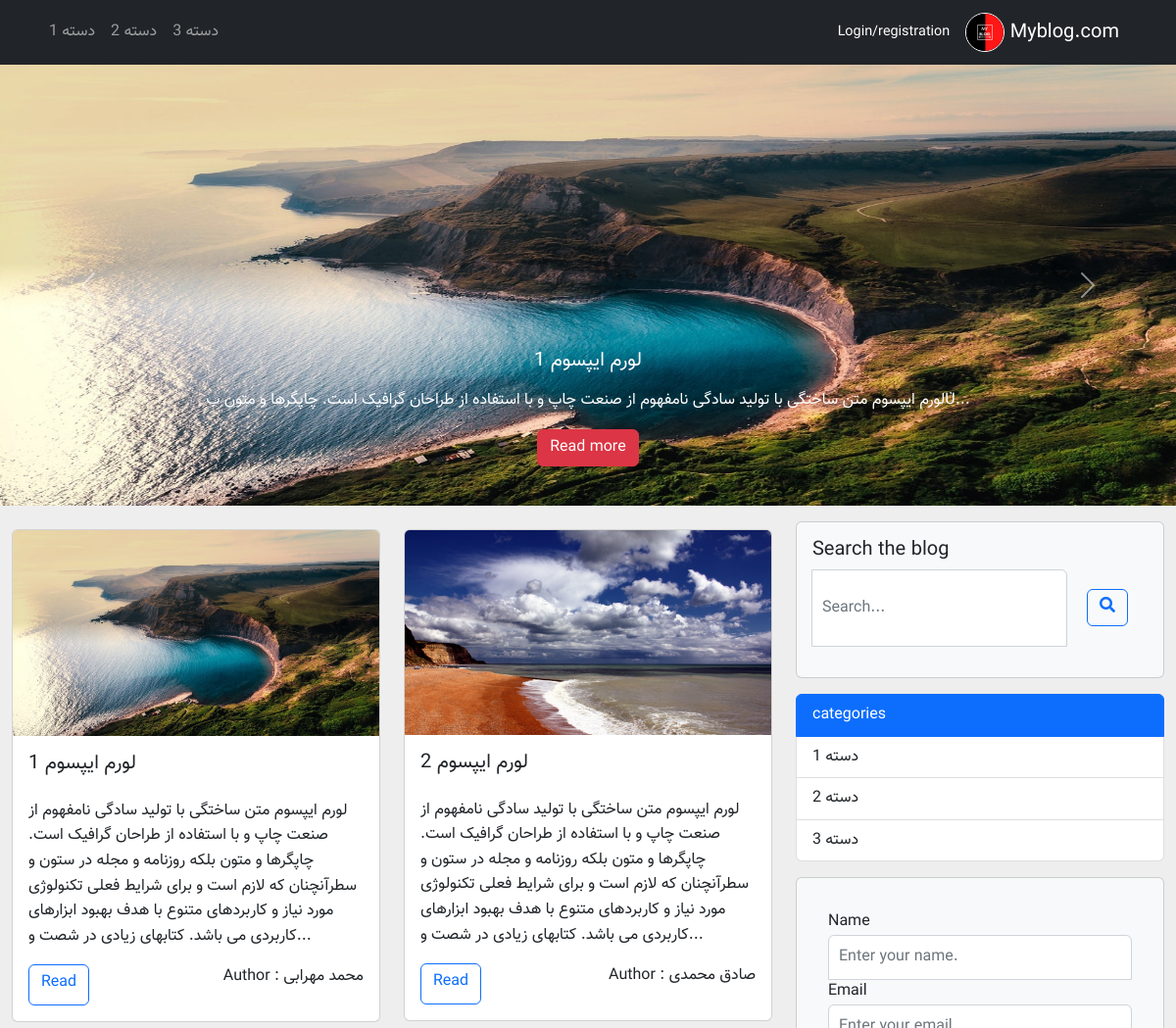
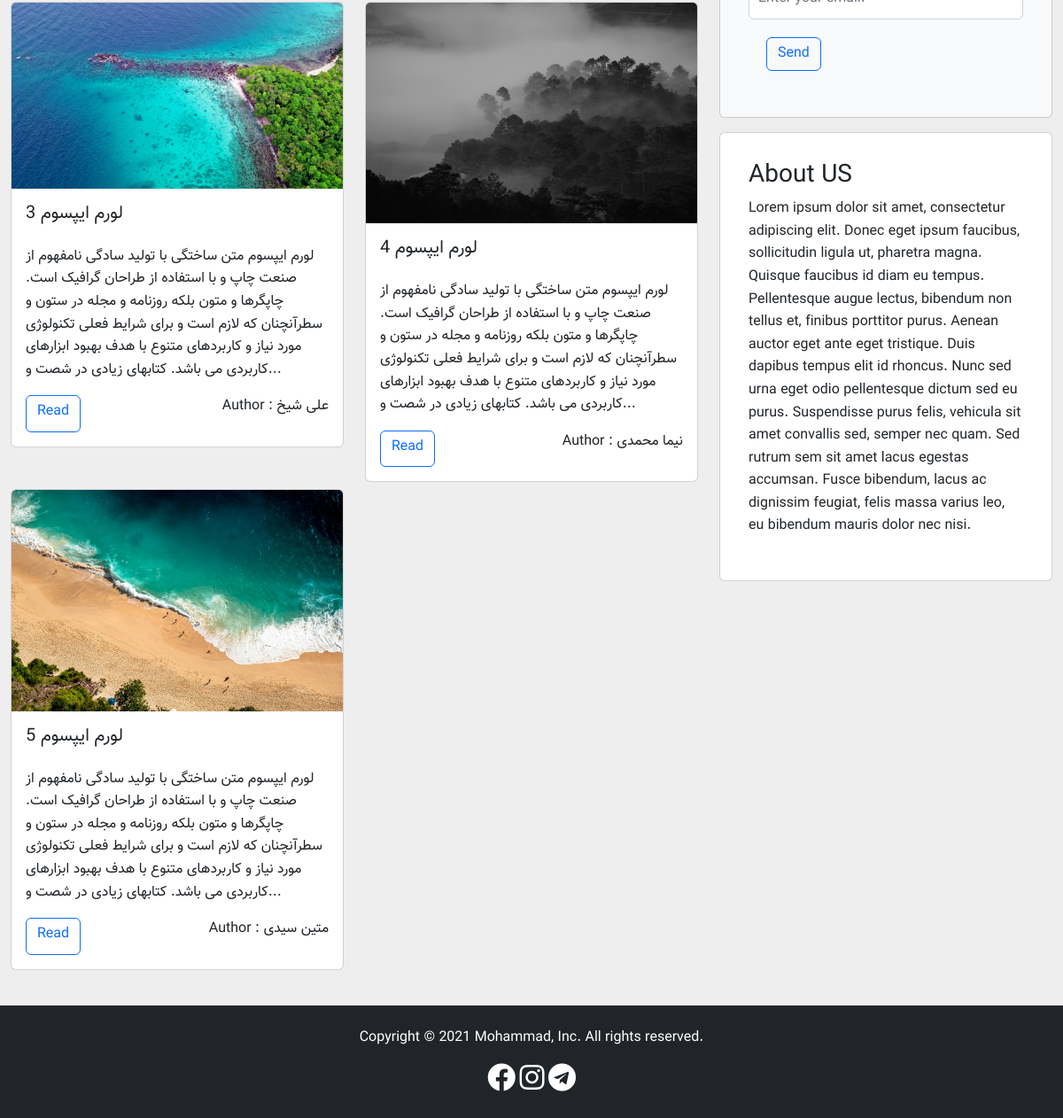
Before: / with the older database file (2 pictures, top to bottom).
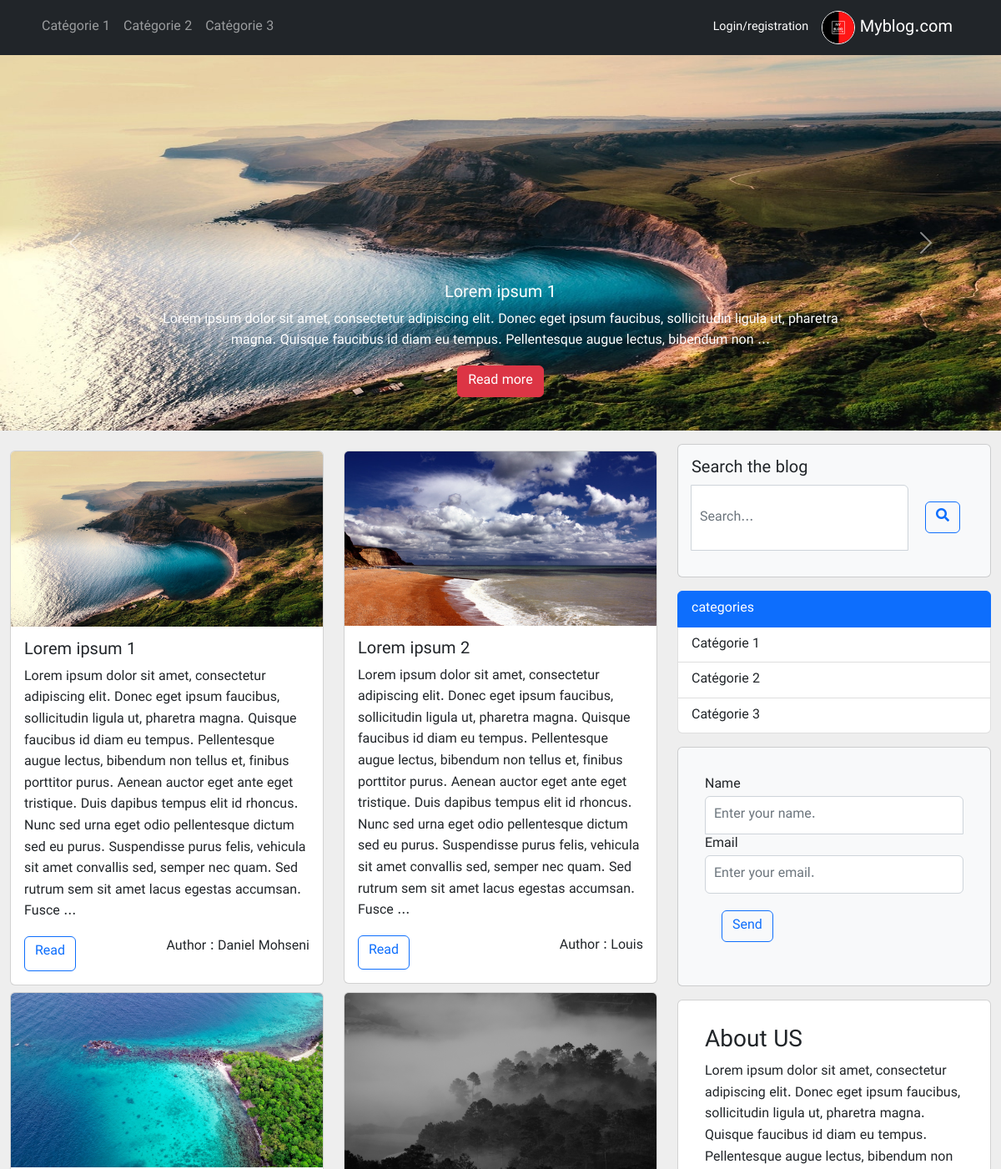
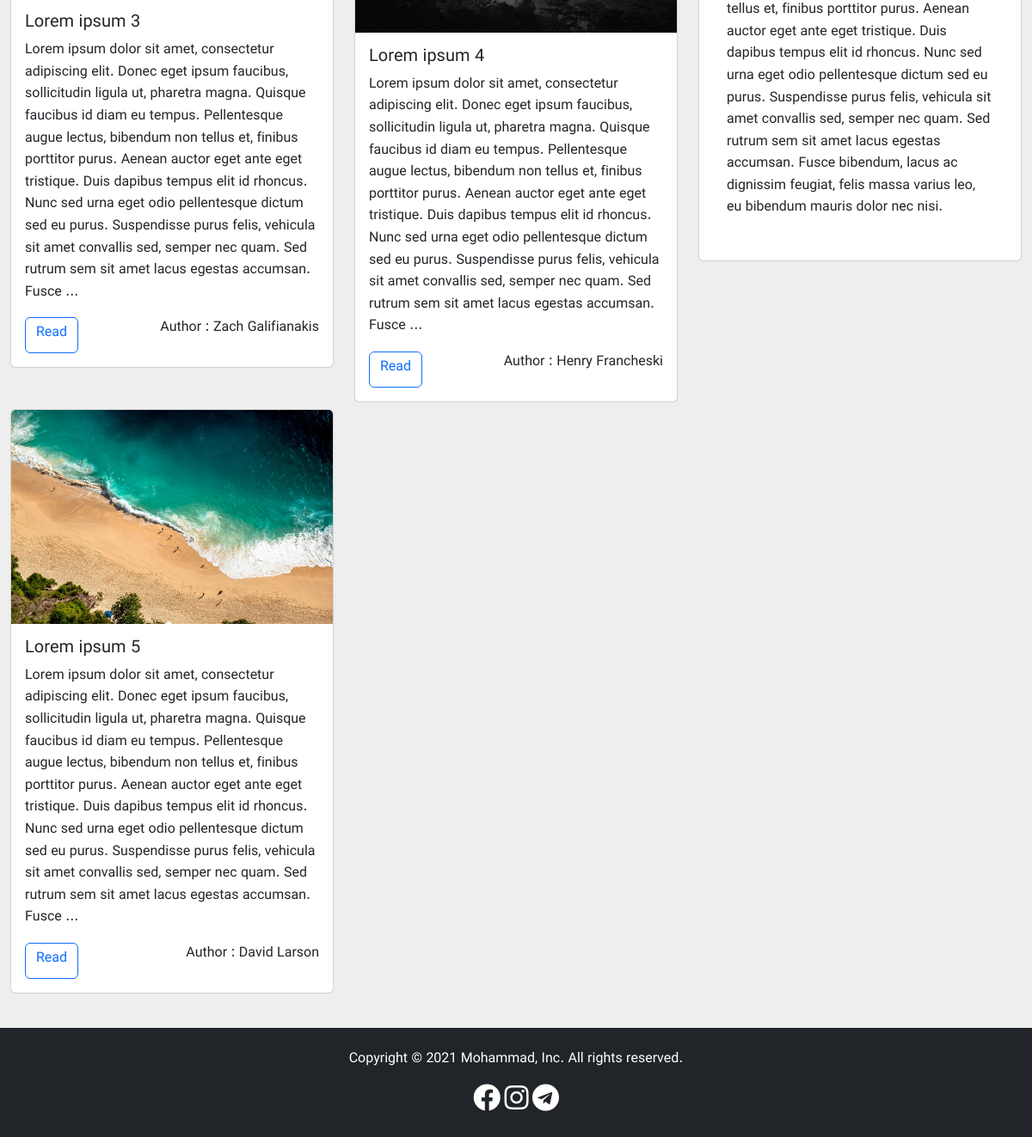
After: the same page with the newer database file (2 pictures, top to bottom).
### tables this page shows
CREATE TABLE `categories` (
  `id` int(11) NOT NULL,
  `title` varchar(100) NOT NULL
);

CREATE TABLE `posts_slider` (
  `id` int(11) NOT NULL,
  `post_id` int(11) NOT NULL,
  `active` tinyint(1) NOT NULL DEFAULT '0'
);

CREATE TABLE `posts` (
  `id` int(11) NOT NULL,
  `title` varchar(191) NOT NULL,
  `category_id` int(11) NOT NULL,
  `body` text NOT NULL,
  `author` varchar(191) NOT NULL,
  `image` varchar(191) NOT NULL
);

### index.php (the view, shortened to what the changed rows need)
<?php
include("./include/header.php");
include('./include/slider.php');
if (isset($_GET['category'])) {
  $category_id = $_GET['category'];
  $posts = $db->prepare('SELECT * FROM posts WHERE category_id = :id');
  $posts->execute(['id' => $category_id]);
} else {
  $query_posts = "SELECT * FROM posts";
  $posts = $db->query($query_posts);
}
?>
<section class="py-3">
  <div class="container-fluid">
    <div class="row">
      <div class="col-md-8 mb-4">
        <div class="row">
          <?php
          if ($posts->rowCount() > 0) {
            foreach ($posts as $post) {
              $category_id = $post['category_id'];
              $query_post_category = "SELECT * FROM categories WHERE id=$category_id";
              $post_category = $db->query($query_post_category)->fetch();
              ?>
              <div class="col-sm-6 mt-2">
                <div class="card">
                  <img src="./upload/posts/<?php echo $post['image'] ?>" class="card-img-top" alt="...">
                  <div class="card-body">
                    <div class="d-flex justify-content-between">
                      <h5 class="card-title"><?php echo $post['title'] ?></h5>
                      <div><span class="badge badge-secondary"> <?php echo $post_category['title'] ?> </span></div>
                    </div>
                    <p class="card-text text-justify">
                      <?php echo substr($post['body'], 0, 500) . "..." ?>
                    </p>
                    <div class="d-flex justify-content-between">
                      <a href="single.php?post=<?php echo $post['id'] ?>" class="btn btn-outline-primary stretched-link">Read</a>
                      <p> Author : <?php echo $post['author'] ?> </p>
                    </div>
                  </div>
                </div>
              </div>
            <?php
              }
          }
          ?>
        </div>
      </div>
      <?php include("./include/sidebar.php") ?>
    </div>
  </div>
</section>
<?php include("./include/footer.php") ?>

### include/header.php (shortened to what the changed rows need)
<?php
include("./include/db.php");
$query = "SELECT * FROM categories";
$categories = $db->query($query);
?>
<!DOCTYPE html>
<html lang="en" >
<head>
    <link rel="stylesheet" href="./css/bootstrap.min.css">
    <link rel="stylesheet" href="https://use.fontawesome.com/releases/v5.8.2/css/all.css" />
    <link rel="stylesheet" href="./css/style.css" />
</head>
<body>
    <nav class="navbar navbar-expand-md navbar-dark bg-dark">
        <div class="container">
            <div id="my-nav" class="collapse navbar-collapse">
                <ul class="navbar-nav order-md-1">
                    <?php
                    if ($categories->rowCount() > 0) {
                        foreach ($categories as $category) {
                            ?>
                            <li class="nav-item <?php echo ( isset($_GET['category']) && $category['id'] == $_GET['category']) ? "active" : ""; ?> ">
                                <a class="nav-link" href="index.php?category=<?php echo $category['id'] ?>"> <?php echo $category['title'] ?> </a>
                            </li>
                    <?php
                        }
                    }
                    ?>
                </ul>
            </div>
        </div>
    </nav>

### include/slider.php (shortened to what the changed rows need)
<?php
$query_slider = "SELECT * FROM posts_slider";
$posts_slider = $db->query($query_slider);
?>
<section>
    <div id="carouselExampleIndicators" class="carousel slide" data-ride="carousel">
        <div class="carousel-inner">
            <?php
            if ($posts_slider->rowCount() > 0) {
                foreach ($posts_slider as $post_slider) {
                    $id_post = $post_slider['post_id'];
                    $query_posts = " SELECT * FROM posts WHERE id=$id_post ";
                    $post = $db->query($query_posts)->fetch();
                    ?>
                    <div class="carousel-item <?php echo ( $post_slider['active'] ) ? "active" : ""; ?>" style="height: 450px">
                        <img src="./upload/posts/<?php echo $post['image'] ?>" class="img-fluid d-block w-100 h-100" alt="...">
                        <div class="carousel-caption d-none d-md-block">
                            <h5><?php echo $post['title'] ?></h5>
                            <p>
                                <?php echo substr( $post['body'] ,0, 200). "..." ?>
                            </p>
                            <a href="single.php?post=<?php echo $post['id'] ?>" class="btn btn-danger"> Read more </a>
                        </div>
                    </div>
            <?php
                }
            }
            ?>
        </div>
    </div>
</section>

### include/sidebar.php (shortened to what the changed rows need)
<?php
$query_categories = "SELECT * FROM categories";
$categories = $db->query($query_categories);
?>
<div class="col-md-4 mb-3">
    <div class="list-group mb-3">
        <a href="#" class="list-group-item list-group-item-action active">
            categories
        </a>
        <?php
        if ($categories->rowCount() > 0) {
            foreach ($categories as $category) {
                ?>
                <a href="index.php?category=<?php echo $category['id'] ?>" class="list-group-item list-group-item-action">
                    <?php echo $category['title'] ?>
                </a>
        <?php
            }
        }
        ?>
    </div>
</div>

Changed rows visible on the page:
changed categories: title "دسته 1" → "Catégorie 1"
changed categories: title "دسته 2" → "Catégorie 2"
changed categories: title "دسته 3" → "Catégorie 3"
changed through a linked row, posts_slider: post.title "لورم ایپسوم 1" → "Lorem ipsum 1"; post.body "لورم ایپسوم متن ساختگی با تولید سادگی نامفهوم از صنعت چاپ و با استفاده از طراحان گرافیک است. چاپگرها و متون بÙ" → "Lorem ipsum dolor sit amet, consectetur adipiscing elit. Donec eget ipsum faucibus, sollicitudin ligula ut, pharetra magna. Quisque faucibus id diam eu tempus. Pellentesque augue lectus, bibendum non"
changed posts: title "لورم ایپسوم 1" → "Lorem ipsum 1"; body "لورم ایپسوم متن ساختگی با تولید سادگی نامفهوم از صنعت چاپ و با استفاده از طراحان گرافیک است. چاپگرها و متون بلکه روزنامه و مجله در ستون و سطرآنچنان که لازم است و برای شرایط فعلی تکنولوژی مورد نیاز و کاربردهای متنوع با هدف بهبود ابزارهای کاربردی می باشد. کتابهای زیادی در شصت و" → "Lorem ipsum dolor sit amet, consectetur adipiscing elit. Donec eget ipsum faucibus, sollicitudin ligula ut, pharetra magna. Quisque faucibus id diam eu tempus. Pellentesque augue lectus, bibendum non tellus et, finibus porttitor purus. Aenean auctor eget ante eget tristique. Duis dapibus tempus elit id rhoncus. Nunc sed urna eget odio pellentesque dictum sed eu purus. Suspendisse purus felis, vehicula sit amet convallis sed, semper nec quam. Sed rutrum sem sit amet lacus egestas accumsan. Fusce"; author "محمد مهرابی" → "Daniel Mohseni"
changed posts: title "لورم ایپسوم 2" → "Lorem ipsum 2"; body "لورم ایپسوم متن ساختگی با تولید سادگی نامفهوم از صنعت چاپ و با استفاده از طراحان گرافیک است. چاپگرها و متون بلکه روزنامه و مجله در ستون و سطرآنچنان که لازم است و برای شرایط فعلی تکنولوژی مورد نیاز و کاربردهای متنوع با هدف بهبود ابزارهای کاربردی می باشد. کتابهای زیادی در شصت و" → "Lorem ipsum dolor sit amet, consectetur adipiscing elit. Donec eget ipsum faucibus, sollicitudin ligula ut, pharetra magna. Quisque faucibus id diam eu tempus. Pellentesque augue lectus, bibendum non tellus et, finibus porttitor purus. Aenean auctor eget ante eget tristique. Duis dapibus tempus elit id rhoncus. Nunc sed urna eget odio pellentesque dictum sed eu purus. Suspendisse purus felis, vehicula sit amet convallis sed, semper nec quam. Sed rutrum sem sit amet lacus egestas accumsan. Fusce"; author "صادق محمدی" → "Louis"
changed posts: title "لورم ایپسوم 3" → "Lorem ipsum 3"; body "لورم ایپسوم متن ساختگی با تولید سادگی نامفهوم از صنعت چاپ و با استفاده از طراحان گرافیک است. چاپگرها و متون بلکه روزنامه و مجله در ستون و سطرآنچنان که لازم است و برای شرایط فعلی تکنولوژی مورد نیاز و کاربردهای متنوع با هدف بهبود ابزارهای کاربردی می باشد. کتابهای زیادی در شصت و" → "Lorem ipsum dolor sit amet, consectetur adipiscing elit. Donec eget ipsum faucibus, sollicitudin ligula ut, pharetra magna. Quisque faucibus id diam eu tempus. Pellentesque augue lectus, bibendum non tellus et, finibus porttitor purus. Aenean auctor eget ante eget tristique. Duis dapibus tempus elit id rhoncus. Nunc sed urna eget odio pellentesque dictum sed eu purus. Suspendisse purus felis, vehicula sit amet convallis sed, semper nec quam. Sed rutrum sem sit amet lacus egestas accumsan. Fusce"; author "علی شیخ" → "Zach Galifianakis"
changed posts: title "لورم ایپسوم 4" → "Lorem ipsum 4"; body "لورم ایپسوم متن ساختگی با تولید سادگی نامفهوم از صنعت چاپ و با استفاده از طراحان گرافیک است. چاپگرها و متون بلکه روزنامه و مجله در ستون و سطرآنچنان که لازم است و برای شرایط فعلی تکنولوژی مورد نیاز و کاربردهای متنوع با هدف بهبود ابزارهای کاربردی می باشد. کتابهای زیادی در شصت و" → "Lorem ipsum dolor sit amet, consectetur adipiscing elit. Donec eget ipsum faucibus, sollicitudin ligula ut, pharetra magna. Quisque faucibus id diam eu tempus. Pellentesque augue lectus, bibendum non tellus et, finibus porttitor purus. Aenean auctor eget ante eget tristique. Duis dapibus tempus elit id rhoncus. Nunc sed urna eget odio pellentesque dictum sed eu purus. Suspendisse purus felis, vehicula sit amet convallis sed, semper nec quam. Sed rutrum sem sit amet lacus egestas accumsan. Fusce"; author "نیما محمدی" → "Henry Francheski"
changed posts: title "لورم ایپسوم 5" → "Lorem ipsum 5"; body "لورم ایپسوم متن ساختگی با تولید سادگی نامفهوم از صنعت چاپ و با استفاده از طراحان گرافیک است. چاپگرها و متون بلکه روزنامه و مجله در ستون و سطرآنچنان که لازم است و برای شرایط فعلی تکنولوژی مورد نیاز و کاربردهای متنوع با هدف بهبود ابزارهای کاربردی می باشد. کتابهای زیادی در شصت و" → "Lorem ipsum dolor sit amet, consectetur adipiscing elit. Donec eget ipsum faucibus, sollicitudin ligula ut, pharetra magna. Quisque faucibus id diam eu tempus. Pellentesque augue lectus, bibendum non tellus et, finibus porttitor purus. Aenean auctor eget ante eget tristique. Duis dapibus tempus elit id rhoncus. Nunc sed urna eget odio pellentesque dictum sed eu purus. Suspendisse purus felis, vehicula sit amet convallis sed, semper nec quam. Sed rutrum sem sit amet lacus egestas accumsan. Fusce"; author "متین سیدی" → "David Larson"
